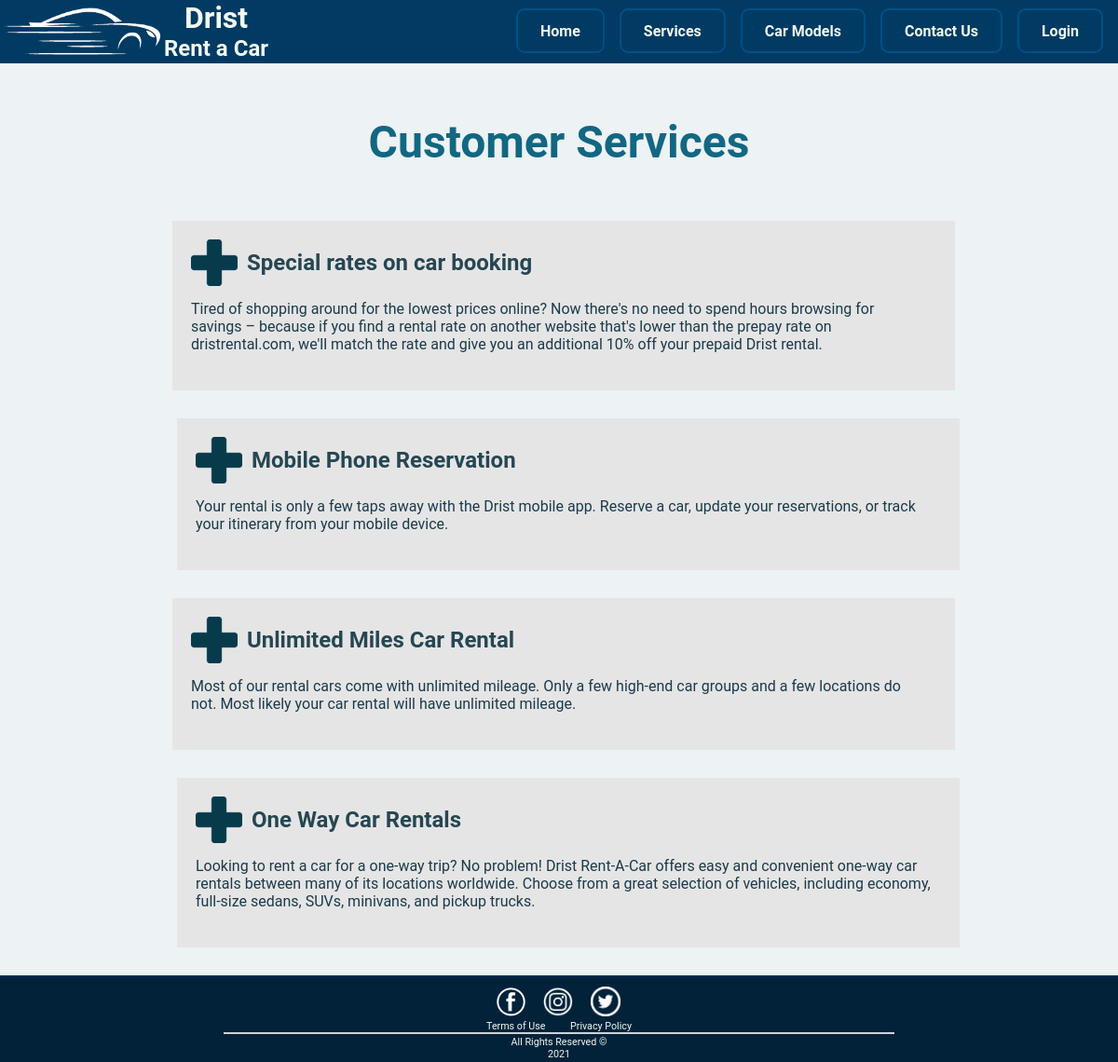
/services/services.php, run on the app's committed database.
### tables this page shows
CREATE TABLE `service` (
  `service_id` int(11) NOT NULL,
  `title` varchar(255) NOT NULL,
  `description` text NOT NULL,
  `last_update` timestamp NOT NULL DEFAULT current_timestamp() ON UPDATE current_timestamp(),
  `updated_by_user` int(11) NOT NULL
);

### database/databaseConnection.php (called while the page is built, shortened)
<?php
class DatabasePDOConfiguration
{
    private $connection;
    private $host = "localhost:3307";
    private $username = "root";
    private $dbName = "car_rental";
    private $password = "";
    private function createConnection()
    {
        $this->connection = new PDO(
            "mysql:host=$this->host;dbname=$this->dbName",
            $this->username,
            $this->password
        );
        $this->connection->setAttribute(PDO::ATTR_ERRMODE, PDO::ERRMODE_EXCEPTION);
    }
    protected function getConnection()
    {
        return $this->connection;
    }
}

### database/mappers/serviceMapper.php (called while the page is built, shortened)
<?php
include_once($_SERVER["DOCUMENT_ROOT"] . '/projekti-web/Projekti/database/databaseConnection.php');
class ServiceMapper extends DatabasePDOConfiguration
{
    private $connection;
    public function __construct()
    {
        $this->connection = $this->getConnection();
    }
    public function getAllServices()
    {
        $query = "SELECT * FROM service";
        $statement = $this->connection->prepare($query);
        $statement->execute();
        $result = $statement->fetchAll(PDO::FETCH_ASSOC);
        return $result;
    }
}

### services/servicesBox.php (the view)
<?php
class ServiceBox
{
    private $service;
    public function addService($service)
    {
        $this->service = $service;
        $this->addBox();
    }
    private function addBox()
    {
        echo '<article class="services-box">';
        $this->addHeader();
        $this->addContent();
        echo '</article>';
    }
    private function addHeader()
    {
        echo '<div class="box-header">';
        $this->addIcon();
        $this->addTitle();
        echo '</div>';
    }
    private function addIcon()
    {
        echo '<img class="services-icon" src="../icons/reservation_tab/plus.png" alt="Plus Icon">';
    }
    private function addTitle()
    {
        echo '<h2 class="services-title">' . $this->service['title'] . '</h2>';
    }
    private function addContent()
    {
        echo '<div class="box-text">';
        $this->addDescription();
        echo '</div>';
    }
    private function addDescription()
    {
        echo '<p>' . $this->service['description'] . '</p>';
    }
}

### services/services.php (shortened to what this page needs)
<!DOCTYPE html>
<html lang="en">
<head>
    <?php
    include("../styles/styles.php");
    ?>
    <link rel="stylesheet" href="style.css">
</head>
<body>
    <header>
        <?php
        include("../header/header.php");
        ?>
    </header>
    <main>
        <h1 class="services-heading">Customer Services</h1>
        <section class="services-container">
            <?php
            include_once($_SERVER["DOCUMENT_ROOT"] . '/projekti-web/Projekti/database/mappers/serviceMapper.php');
            include_once($_SERVER["DOCUMENT_ROOT"] . '/projekti-web/Projekti/services/servicesBox.php');
            $mapper = new ServiceMapper();
            $services = $mapper->getAllServices();
            $model = new ServiceBox();
            for ($i = 0; $i < count($services); $i++) {
                $model->addService($services[$i]);
            }
            ?>
        </section>
    </main>
    <footer>
        <?php
        include("../footer/footer.php");
        ?>
    </footer>
</body>
</html>

### styles/generic.css (style rules this page uses)
* { margin: 0; padding: 0; font-family: 'Roboto', sans-serif; outline: none; box-sizing: border-box; }
main { display: flex; justify-content: center; }
body { height: 100vh; display: flex; flex-direction: column; justify-content: space-between; flex-wrap: nowrap; background-color: #edf2f4; }

### styles/header.css (style rules this page uses)
header { display: flex; flex-direction: column; justify-content: flex-start; width: 100%; background-color: #013a63; margin: 0 auto; height: 4.5rem; }

### styles/footer.css (style rules this page uses)
footer { width: 100%; height: 6rem; background-color: #02223a; display: flex; flex-direction: column; justify-content: space-evenly; align-items: center; border-top: 2px solid #012a4a; }

### services/style.css (style rules this page uses)
main { flex-direction: column; justify-content: flex-start; align-items: center; }
.services-heading { font-size: 3rem; color: #126782; margin: 7vh 0; }
.services-container { width: 70vw; display: flex; flex-direction: row; justify-content: space-between; flex-wrap: wrap; }
.services-box { display: flex; flex-direction: column; justify-content: flex-start; width: 30vw; margin-bottom: 30px; padding: 20px 30px 40px 20px; background-color: #e5e5e5; animation: fromleft 0.3s, fadein 0.3s; }
.services-box:nth-of-type(2n) { margin-left: 10px; }
.box-header { color: #264653; display: flex; justify-content: flex-start; align-items: center; }
.services-icon { width: 50px; }
.services-title { margin-left: 10px; }
.box-text { color: #1b3a4b; margin-top: 15px; }
@media only screen
    and (max-device-width: 1124px) { .services-container { flex-direction: column; justify-content: space-evenly; align-items: center; } }
@media only screen
    and (max-device-width: 1124px) { .services-box { width: inherit; } }

### data on the page
service: title "Special rates on car booking", description "Tired of shopping around for the lowest prices online? Now there's no need to spend hours browsing for savings – because if you find a rental rate on another website that's lower than the prepay rate on dristrental.com, we'll match the rate and give you an additional 10% off your prepaid Drist rental."
service: title "Mobile Phone Reservation", description "Your rental is only a few taps away with the Drist mobile app. Reserve a car, update your reservations, or track your itinerary from your mobile device."
service: title "Unlimited Miles Car Rental", description "Most of our rental cars come with unlimited mileage. Only a few high-end car groups and a few locations do not. Most likely your car rental will have unlimited mileage."
service: title "One Way Car Rentals", description "Looking to rent a car for a one-way trip? No problem! Drist Rent-A-Car offers easy and convenient one-way car rentals between many of its locations worldwide. Choose from a great selection of vehicles, including economy, full-size sedans, SUVs, minivans, and pickup trucks."
